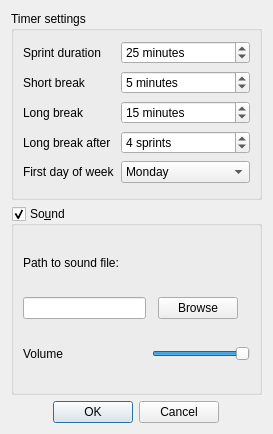
<?xml version="1.0" encoding="UTF-8"?>
<ui version="4.0">
 <class>SettingsDialog</class>
 <widget class="QDialog" name="SettingsDialog">
  <property name="geometry">
   <rect>
    <x>0</x>
    <y>0</y>
    <width>273</width>
    <height>434</height>
   </rect>
  </property>
  <property name="windowTitle">
   <string>Settings</string>
  </property>
  <property name="modal">
   <bool>true</bool>
  </property>
  <layout class="QVBoxLayout" name="verticalLayout">
   <item>
    <widget class="QGroupBox" name="gbTimerSettings">
     <property name="title">
      <string>Timer settings</string>
     </property>
     <layout class="QGridLayout" name="gridLayout">
      <property name="topMargin">
       <number>9</number>
      </property>
      <property name="bottomMargin">
       <number>9</number>
      </property>
      <property name="verticalSpacing">
       <number>6</number>
      </property>
      <item row="0" column="2" colspan="2">
       <widget class="QSpinBox" name="spBxSprintDuration">
        <property name="accessibleName">
         <string/>
        </property>
        <property name="accessibleDescription">
         <string/>
        </property>
        <property name="specialValueText">
         <string/>
        </property>
        <property name="suffix">
         <string> minutes</string>
        </property>
        <property name="minimum">
         <number>1</number>
        </property>
        <property name="maximum">
         <number>120</number>
        </property>
        <property name="value">
         <number>25</number>
        </property>
       </widget>
      </item>
      <item row="1" column="0">
       <widget class="QLabel" name="label_2">
        <property name="text">
         <string>Short break</string>
        </property>
       </widget>
      </item>
      <item row="3" column="0">
       <widget class="QLabel" name="label_4">
        <property name="text">
         <string>Long break after</string>
        </property>
       </widget>
      </item>
      <item row="0" column="0">
       <widget class="QLabel" name="label">
        <property name="text">
         <string>Sprint duration</string>
        </property>
       </widget>
      </item>
      <item row="3" column="2" colspan="2">
       <widget class="QSpinBox" name="spBxLongBreakAfter">
        <property name="accessibleName">
         <string/>
        </property>
        <property name="accessibleDescription">
         <string/>
        </property>
        <property name="specialValueText">
         <string/>
        </property>
        <property name="suffix">
         <string> sprints</string>
        </property>
        <property name="minimum">
         <number>2</number>
        </property>
        <property name="maximum">
         <number>120</number>
        </property>
        <property name="value">
         <number>4</number>
        </property>
       </widget>
      </item>
      <item row="2" column="2" colspan="2">
       <widget class="QSpinBox" name="spBxLongDuration">
        <property name="accessibleName">
         <string/>
        </property>
        <property name="accessibleDescription">
         <string/>
        </property>
        <property name="specialValueText">
         <string/>
        </property>
        <property name="suffix">
         <string> minutes</string>
        </property>
        <property name="minimum">
         <number>1</number>
        </property>
        <property name="maximum">
         <number>120</number>
        </property>
        <property name="value">
         <number>15</number>
        </property>
       </widget>
      </item>
      <item row="5" column="2" colspan="2">
       <widget class="QComboBox" name="cbxFirstWeekday">
        <item>
         <property name="text">
          <string>Monday</string>
         </property>
        </item>
        <item>
         <property name="text">
          <string>Sunday</string>
         </property>
        </item>
       </widget>
      </item>
      <item row="1" column="2" colspan="2">
       <widget class="QSpinBox" name="spBxShortDuration">
        <property name="accessibleName">
         <string/>
        </property>
        <property name="accessibleDescription">
         <string/>
        </property>
        <property name="specialValueText">
         <string/>
        </property>
        <property name="suffix">
         <string> minutes</string>
        </property>
        <property name="minimum">
         <number>1</number>
        </property>
        <property name="maximum">
         <number>120</number>
        </property>
        <property name="value">
         <number>5</number>
        </property>
       </widget>
      </item>
      <item row="2" column="0">
       <widget class="QLabel" name="label_3">
        <property name="text">
         <string>Long break</string>
        </property>
       </widget>
      </item>
      <item row="5" column="0">
       <widget class="QLabel" name="label_7">
        <property name="text">
         <string>First day of week</string>
        </property>
       </widget>
      </item>
     </layout>
    </widget>
   </item>
   <item>
    <widget class="QGroupBox" name="gbSoundSettings">
     <property name="enabled">
      <bool>true</bool>
     </property>
     <property name="sizePolicy">
      <sizepolicy hsizetype="Preferred" vsizetype="Preferred">
       <horstretch>0</horstretch>
       <verstretch>0</verstretch>
      </sizepolicy>
     </property>
     <property name="title">
      <string>So&amp;und</string>
     </property>
     <property name="checkable">
      <bool>true</bool>
     </property>
     <layout class="QGridLayout" name="gridLayout_2">
      <item row="0" column="0">
       <widget class="QLabel" name="label_5">
        <property name="sizePolicy">
         <sizepolicy hsizetype="MinimumExpanding" vsizetype="Fixed">
          <horstretch>0</horstretch>
          <verstretch>0</verstretch>
         </sizepolicy>
        </property>
        <property name="text">
         <string>Path to sound file:</string>
        </property>
       </widget>
      </item>
      <item row="2" column="0">
       <widget class="QLabel" name="lblSoundVolume">
        <property name="text">
         <string>Volume</string>
        </property>
       </widget>
      </item>
      <item row="2" column="1" colspan="4">
       <widget class="QSlider" name="hSliderVolume">
        <property name="maximum">
         <number>100</number>
        </property>
        <property name="sliderPosition">
         <number>100</number>
        </property>
        <property name="orientation">
         <enum>Qt::Horizontal</enum>
        </property>
       </widget>
      </item>
      <item row="1" column="0">
       <widget class="QLineEdit" name="lePathToSoundFile"/>
      </item>
      <item row="1" column="2">
       <widget class="QPushButton" name="pbBrowseSoundFile">
        <property name="text">
         <string>Browse</string>
        </property>
       </widget>
      </item>
     </layout>
    </widget>
   </item>
   <item alignment="Qt::AlignHCenter">
    <widget class="QDialogButtonBox" name="buttonBox">
     <property name="orientation">
      <enum>Qt::Horizontal</enum>
     </property>
     <property name="standardButtons">
      <set>QDialogButtonBox::Cancel|QDialogButtonBox::Ok</set>
     </property>
    </widget>
   </item>
  </layout>
 </widget>
 <resources/>
 <connections>
  <connection>
   <sender>buttonBox</sender>
   <signal>accepted()</signal>
   <receiver>SettingsDialog</receiver>
   <slot>accept()</slot>
   <hints>
    <hint type="sourcelabel">
     <x>248</x>
     <y>254</y>
    </hint>
    <hint type="destinationlabel">
     <x>157</x>
     <y>274</y>
    </hint>
   </hints>
  </connection>
  <connection>
   <sender>buttonBox</sender>
   <signal>rejected()</signal>
   <receiver>SettingsDialog</receiver>
   <slot>reject()</slot>
   <hints>
    <hint type="sourcelabel">
     <x>316</x>
     <y>260</y>
    </hint>
    <hint type="destinationlabel">
     <x>286</x>
     <y>274</y>
    </hint>
   </hints>
  </connection>
 </connections>
</ui>
